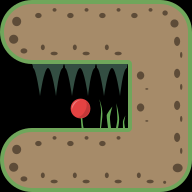

This game map was drawn from its Tiled (.tmx) file and the tilesets committed beside it. A one-line description and the trimmed map source follow:
An orthogonal 6x6 tile map with 32x32 px tiles, 2 tile layers (ground, deco).

<map version="1.0" orientation="orthogonal" renderorder="left-down" width="6" height="6" tilewidth="32" tileheight="32" nextobjectid="12">
 <tileset firstgid="1" source="tileset.tsx" />
 <layer name="ground" width="6" height="6">
  <data>[36 cells, 31 non-empty, 11 distinct tile ids]</data>
 </layer>
 <layer name="deco" width="6" height="6">
  <data>[36 cells, 2 non-empty, 2 distinct tile ids]</data>
 </layer>
</map>
